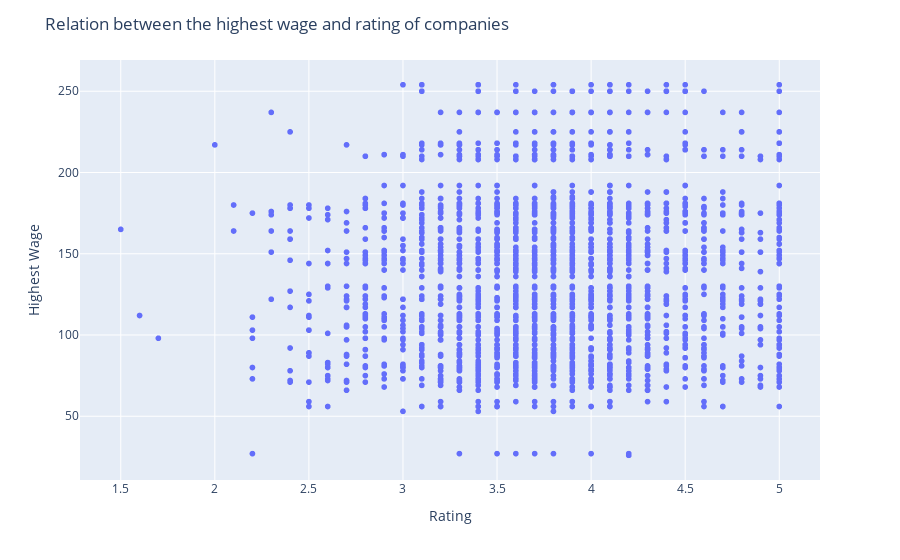

Notebook source saved alongside this figure:
### Code cell
#Creating visualisation
fig = px.scatter(df, x=df['Rating'], y= df['Highest Wage'])
fig.update_layout(title = 'Relation between the highest wage and rating of companies')
fig.show()

### Figure 1 — Plotly figure (JSON) as saved in the notebook; plotly's stock layout.template omitted (floating-point values rounded to 4 significant figures; data arrays with more than 128 entries replaced by an {"elided": "..."} marker saying what was removed)
{"data": [{"hovertemplate": "Rating=%{x}<br>Highest Wage=%{y}<extra></extra>", "legendgroup": "", "marker": {"color": "#636efa", "symbol": "circle"}, "mode": "markers", "name": "", "showlegend": false, "type": "scattergl", "x": {"elided": "2862 float values"}, "xaxis": "x", "y": {"elided": "2862 int values"}, "yaxis": "y"}], "layout": {"legend": {"tracegroupgap": 0}, "margin": {"t": 60}, "title": {"text": "Relation between the highest wage and rating of companies"}, "xaxis": {"anchor": "y", "domain": [0, 1], "title": {"text": "Rating"}}, "yaxis": {"anchor": "x", "domain": [0, 1], "title": {"text": "Highest Wage"}}}}
